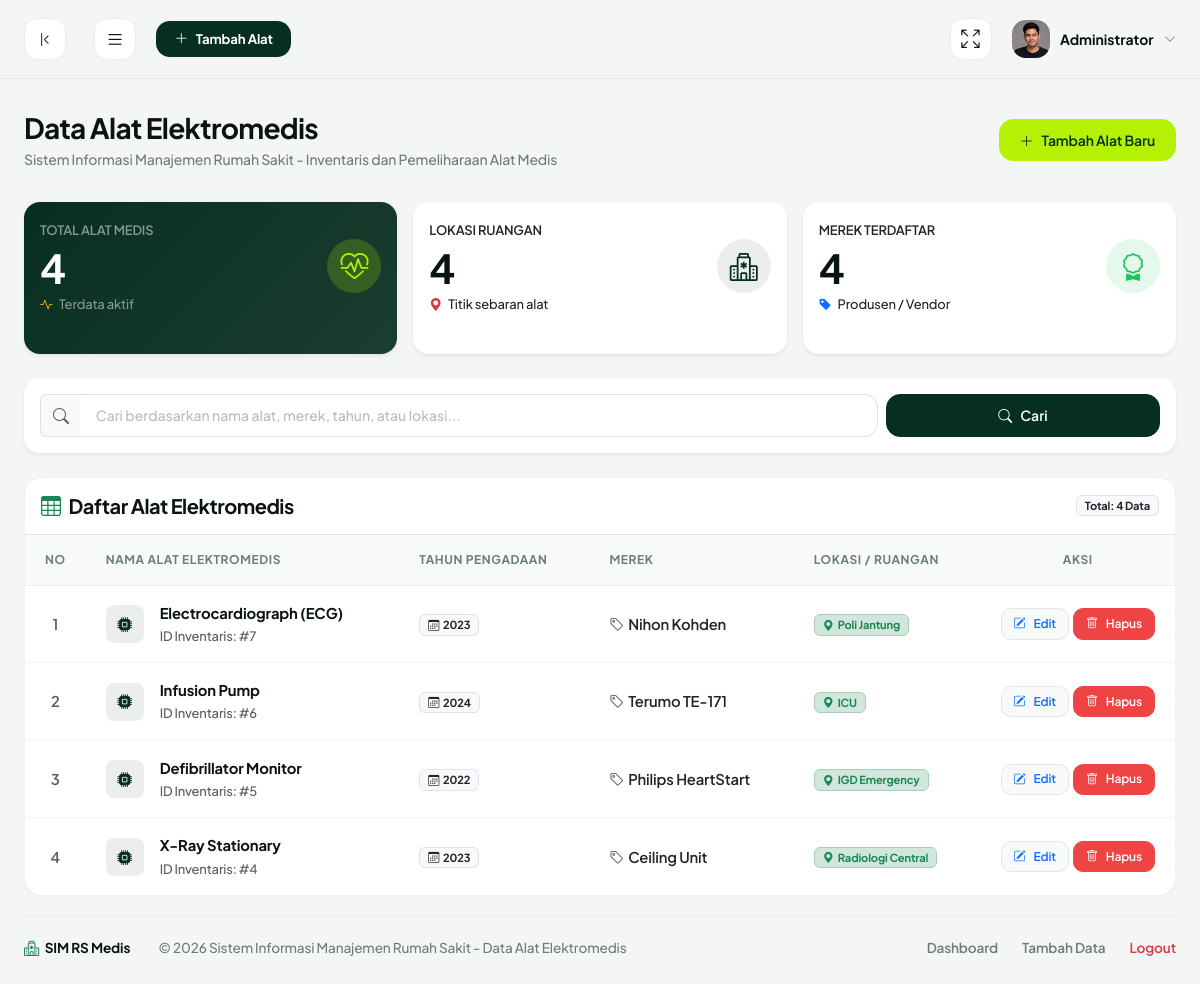
/index.php (signed in), run on the app's committed database.
### tables this page shows
CREATE TABLE IF NOT EXISTS `alat` (
  `id` int(11) NOT NULL AUTO_INCREMENT,
  `nama_alat` varchar(100) NOT NULL,
  `tahun` year(4) NOT NULL,
  `merek` varchar(60) NOT NULL,
  `lokasi` varchar(50) DEFAULT NULL,
  PRIMARY KEY (`id`)
);

### index.php (the view, shortened to what this page needs)
<?php
require_once __DIR__ . '/auth_check.php';
$search = trim($_GET['search'] ?? '');
if (!empty($search)) {
    $search_safe = mysqli_real_escape_string($mysqli, $search);
    $query = "SELECT * FROM alat WHERE
              nama_alat LIKE '%$search_safe%' OR
              tahun LIKE '%$search_safe%' OR
              merek LIKE '%$search_safe%' OR
              lokasi LIKE '%$search_safe%'
              ORDER BY id DESC";
} else {
    $query = "SELECT * FROM alat ORDER BY id DESC";
}
$result = mysqli_query($mysqli, $query);
$statTotalAlat = mysqli_fetch_row(mysqli_query($mysqli, "SELECT COUNT(*) FROM alat"))[0] ?? 0;
$statTotalLokasi = mysqli_fetch_row(mysqli_query($mysqli, "SELECT COUNT(DISTINCT lokasi) FROM alat"))[0] ?? 0;
$statTotalMerek = mysqli_fetch_row(mysqli_query($mysqli, "SELECT COUNT(DISTINCT merek) FROM alat"))[0] ?? 0;
include_once __DIR__ . '/includes/header.php';
?>
<div class="page-header d-flex flex-column flex-md-row justify-content-between align-items-md-center gap-3">
  <div>
    <h1 class="page-title">Data Alat Elektromedis</h1>
    <p class="page-subtitle">Sistem Informasi Manajemen Rumah Sakit - Inventaris dan Pemeliharaan Alat Medis</p>
  </div>
  <div class="d-flex align-items-center gap-2">
    <a href="add.php" class="btn-custom btn-custom-secondary">
      <i class="bi bi-plus-lg"></i>
      <span>Tambah Alat Baru</span>
    </a>
  </div>
</div>
<div class="row g-3 mb-4">
  <div class="col-12 col-sm-6 col-xl-4">
    <div class="card p-3 border-0 shadow-sm rounded-4 h-100" style="background: linear-gradient(135deg, #072F1F 0%, #1A3E30 100%); color: #fff;">
      <div class="d-flex align-items-center justify-content-between">
        <div>
          <span class="text-white-50 small text-uppercase fw-semibold">Total Alat Medis</span>
          <h2 class="display-6 fw-bold mb-0 text-white mt-1"><?php echo $statTotalAlat; ?></h2>
          <small class="text-white-50"><i class="bi bi-activity text-warning me-1"></i> Terdata aktif</small>
        </div>
        <div class="rounded-circle d-flex align-items-center justify-content-center" style="width: 54px; height: 54px; background: rgba(180, 241, 5, 0.2); color: #B4F105;">
          <i class="bi bi-heart-pulse fs-3"></i>
        </div>
      </div>
    </div>
  </div>
  <div class="col-12 col-sm-6 col-xl-4">
    <div class="card p-3 border-0 shadow-sm rounded-4 h-100 bg-white">
      <div class="d-flex align-items-center justify-content-between">
        <div>
          <span class="text-muted-green small text-uppercase fw-semibold">Lokasi Ruangan</span>
          <h2 class="display-6 fw-bold mb-0 text-main mt-1"><?php echo $statTotalLokasi; ?></h2>
          <small class="text-muted-green"><i class="bi bi-geo-alt-fill text-danger me-1"></i> Titik sebaran alat</small>
        </div>
        <div class="rounded-circle d-flex align-items-center justify-content-center" style="width: 54px; height: 54px; background: rgba(7, 47, 31, 0.08); color: #072F1F;">
          <i class="bi bi-hospital fs-3"></i>
        </div>
      </div>
    </div>
  </div>
  <div class="col-12 col-sm-12 col-xl-4">
    <div class="card p-3 border-0 shadow-sm rounded-4 h-100 bg-white">
      <div class="d-flex align-items-center justify-content-between">
        <div>
          <span class="text-muted-green small text-uppercase fw-semibold">Merek Terdaftar</span>
          <h2 class="display-6 fw-bold mb-0 text-main mt-1"><?php echo $statTotalMerek; ?></h2>
          <small class="text-muted-green"><i class="bi bi-tag-fill text-primary me-1"></i> Produsen / Vendor</small>
        </div>
        <div class="rounded-circle d-flex align-items-center justify-content-center" style="width: 54px; height: 54px; background: rgba(34, 197, 94, 0.12); color: #22C55E;">
          <i class="bi bi-award fs-3"></i>
        </div>
      </div>
    </div>
  </div>
</div>
<div class="card border-0 shadow-sm rounded-4 p-3 mb-4 bg-white">
  <form action="index.php" method="GET" class="row g-2 align-items-center">
    <div class="col-12 col-md-9">
      <div class="input-group">
        <span class="input-group-text bg-light border-end-0 text-muted">
          <i class="bi bi-search"></i>
        </span>
        <input type="text" name="search" class="form-control form-control-custom border-start-0"
               placeholder="Cari berdasarkan nama alat, merek, tahun, atau lokasi..."
               value="<?php echo htmlspecialchars($search); ?>">
      </div>
    </div>
    <div class="col-12 col-md-3 d-flex gap-2">
      <button type="submit" class="btn-custom btn-custom-primary w-100">
        <i class="bi bi-search"></i> Cari
      </button>
    </div>
  </form>
</div>
<div class="table-card-custom mb-4">
  <div class="p-3 border-bottom d-flex justify-content-between align-items-center bg-white">
    <h5 class="mb-0 fw-bold text-main">
      <i class="bi bi-table me-2 text-success"></i>Daftar Alat Elektromedis
    </h5>
    <span class="badge bg-light text-dark border px-2 py-1">
      Total: <?php echo mysqli_num_rows($result); ?> Data
    </span>
  </div>
  <div class="table-responsive">
    <table class="table-custom mb-0">
      <thead>
        <tr>
          <th style="width: 60px;" class="text-center">No</th>
          <th>Nama Alat Elektromedis</th>
          <th>Tahun Pengadaan</th>
          <th>Merek</th>
          <th>Lokasi / Ruangan</th>
          <th style="width: 160px;" class="text-center">Aksi</th>
        </tr>
      </thead>
      <tbody>
        <?php
        $i = 1;
        if (mysqli_num_rows($result) > 0) {
            while ($user_data = mysqli_fetch_array($result)) {
                echo "<tr>";
                echo "<td class='text-center fw-semibold text-muted'>" . $i . "</td>";
                echo "<td>";
                echo "<div class='d-flex align-items-center'>";
                echo "<div class='rounded-3 p-2 me-3 d-flex align-items-center justify-content-center' style='width: 38px; height: 38px; background-color: rgba(7, 47, 31, 0.08); color: #072F1F;'>";
                echo "<i class='bi bi-cpu-fill'></i>";
                echo "</div>";
                echo "<div>";
                echo "<div class='fw-bold text-main'>" . htmlspecialchars($user_data['nama_alat']) . "</div>";
                echo "<small class='text-muted'>ID Inventaris: #" . $user_data['id'] . "</small>";
                echo "</div>";
                echo "</div>";
                echo "</td>";
                echo "<td>";
                echo "<span class='badge bg-light text-dark border px-2 py-1'><i class='bi bi-calendar3 me-1'></i>" . htmlspecialchars($user_data['tahun']) . "</span>";
                echo "</td>";
                echo "<td>";
                echo "<span class='fw-semibold text-dark'><i class='bi bi-tag text-muted me-1'></i>" . htmlspecialchars($user_data['merek']) . "</span>";
                echo "</td>";
                echo "<td>";
                echo "<span class='badge bg-success-subtle text-success border border-success-subtle px-2 py-1'><i class='bi bi-geo-alt-fill me-1'></i>" . htmlspecialchars($user_data['lokasi']) . "</span>";
                echo "</td>";
                echo "<td class='text-center'>";
                echo "<div class='d-inline-flex gap-1'>";
                echo "<a href='edit.php?id=" . $user_data['id'] . "' class='btn-custom btn-custom-sm btn-custom-light text-primary' title='Edit Data'>";
                echo "<i class='bi bi-pencil-square'></i> Edit";
                echo "</a>";
                echo "<a href='delete.php?id=" . $user_data['id'] . "' class='btn-custom btn-custom-sm btn-custom-danger' title='Hapus Data' onclick=\"return confirm('Apakah Anda yakin ingin menghapus alat " . addslashes(htmlspecialchars($user_data['nama_alat'])) . "?');\">";
                echo "<i class='bi bi-trash'></i> Hapus";
                echo "</a>";
                echo "</div>";
                echo "</td>";
                echo "</tr>";
                $i++;
            }
        }
        ?>
      </tbody>
    </table>
  </div>
</div>
<?php include_once __DIR__ . '/includes/footer.php'; ?>

### includes/header.php (shortened to what this page needs)
<!DOCTYPE html>
<html lang="id">
<head>
  <link rel="stylesheet" href="assets/libs/bootstrap/css/bootstrap.min.css">
  <link rel="stylesheet" href="assets/libs/bootstrap-icons/bootstrap-icons.css">
  <link rel="stylesheet" href="assets/css/main.css">
</head>
<body>
  <div class="main-wrapper">
    <?php include_once __DIR__ . '/navbar.php'; ?>

### includes/navbar.php (shortened to what this page needs)
<header class="navbar-custom">
  <div class="navbar-left">
    <button class="btn-desktop-toggle d-none d-xl-flex align-items-center justify-content-center me-3"
      id="desktop-sidebar-toggle" aria-label="Minimize Sidebar">
      <i class="bi bi-chevron-bar-left"></i>
    </button>
    <button class="sidebar-toggle-btn me-2" id="sidebar-toggle" aria-label="Toggle Navigation">
      <i class="bi bi-list"></i>
    </button>
    <a href="add.php" class="btn-quick-action text-decoration-none">
      <i class="bi bi-plus-lg"></i>
      <span>Tambah Alat</span>
    </a>
  </div>
  <div class="navbar-actions ms-auto">
    <button class="navbar-action-btn me-2" aria-label="Toggle Fullscreen" id="btn-fullscreen">
      <i class="bi bi-arrows-fullscreen"></i>
    </button>
    <div class="dropdown">
      <button class="navbar-profile-btn dropdown-toggle" type="button" data-bs-toggle="dropdown"
        aria-expanded="false" id="profile-dropdown">
        <img src="assets/images/avatar.png" alt="Profile" class="navbar-profile-img"
          onerror="this.src='https://ui-avatars.com/api/?name=<?php echo urlencode($_SESSION['user_nama'] ?? 'Admin'); ?>&background=072F1F&color=B4F105'">
        <span class="navbar-profile-name d-none d-md-inline">
          <?php echo htmlspecialchars($_SESSION['user_nama'] ?? 'Administrator'); ?>
        </span>
        <i class="bi bi-chevron-down navbar-profile-caret"></i>
      </button>
    </div>
  </div>
</header>

### includes/footer.php (shortened to what this page needs)
    <footer class="footer-custom mt-auto">
      <div class="footer-left">
        <span class="footer-logo">
          <i class="bi bi-hospital text-success"></i> SIM RS Medis
        </span>
        <span class="footer-separator">|</span>
        <span class="footer-copy">&copy; <?php echo date('Y'); ?> Sistem Informasi Manajemen Rumah Sakit - Data Alat Elektromedis</span>
      </div>
      <div class="footer-right">
        <ul class="footer-links mb-0">
          <li><a href="index.php" class="footer-link">Dashboard</a></li>
          <li><a href="add.php" class="footer-link">Tambah Data</a></li>
          <li><a href="logout.php" class="footer-link text-danger">Logout</a></li>
        </ul>
      </div>
    </footer>
  </div>
</body>
</html>

### data on the page
alat: nama_alat "Electrocardiograph (ECG)", id "7", tahun "2023", merek "Nihon Kohden", lokasi "Poli Jantung"
alat: nama_alat "Infusion Pump", id "6", tahun "2024", merek "Terumo TE-171", lokasi "ICU"
alat: nama_alat "Defibrillator Monitor", id "5", tahun "2022", merek "Philips HeartStart", lokasi "IGD Emergency"
alat: nama_alat "X-Ray Stationary", id "4", tahun "2023", merek "Ceiling Unit", lokasi "Radiologi Central"

### other printed values
$_SESSION['user_nama'] "Administrator"
$statTotalAlat "4"
$statTotalLokasi "4"
$statTotalMerek "4"
mysqli_num_rows($result) "4"
